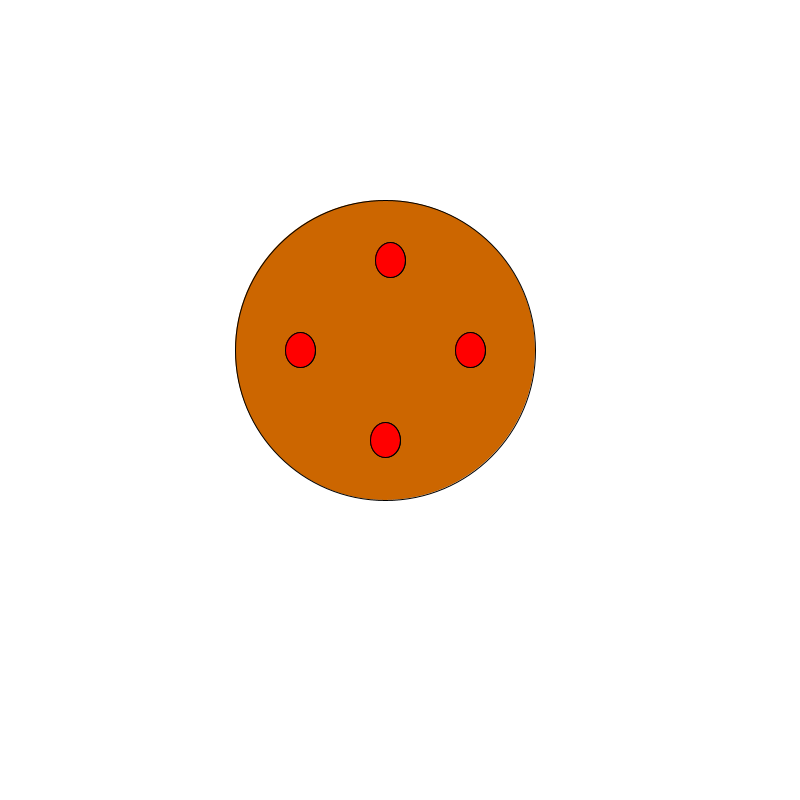
Frame 1 (no input)
Frame 60 (the mouse pressed at the canvas centre just before this capture): identical to frame 1, image omitted
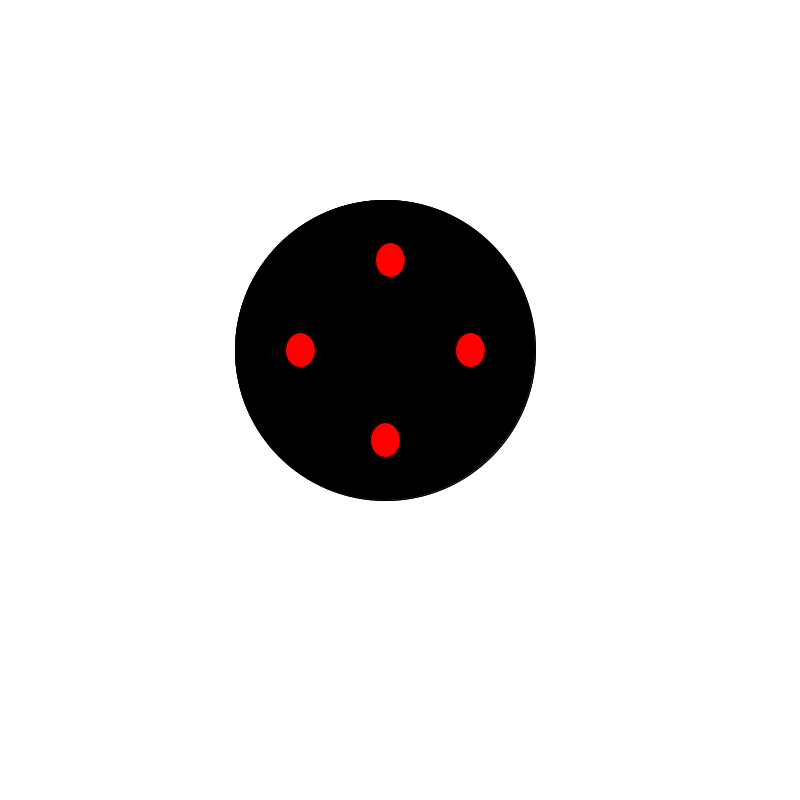
Frame 120 (the mouse held since frame 60 and released just before this capture)

The Processing sketch that drew these frames (run headless with seeded random() and noise(); from frame 60 on, the mouse is pressed at the canvas centre):

// Processing sketch: SS4_DragonalColorChange
// ── SS4_DragonalColorChange.pde
// Dragon Ball Seizure
//Edward Brakye

float r= 255;
float g= 255;
float b= 255;


void setup () {
  size (800, 800);

}

void draw() {
background (r, g, b);
fill(204, 102, 0);
ellipse(385, 350, 300, 300);
fill(0);
ellipse(385, 440, 30, 35);
ellipse(300, 350, 30, 35);
ellipse(390, 260, 30, 35);
ellipse(470, 350, 30, 35);
if (mouseX > 350){
fill (0);
ellipse(385, 350, 300, 300); }
fill(255, 0, 0);
ellipse(385, 440, 30, 35);
ellipse(300, 350, 30, 35);
ellipse(390, 260, 30, 35);
ellipse(470, 350, 30, 35);

}

void keyPressed() {
  //statements
  r= random(28, 255);
  g= random(69, 100);
  b= random(10,244);
}
